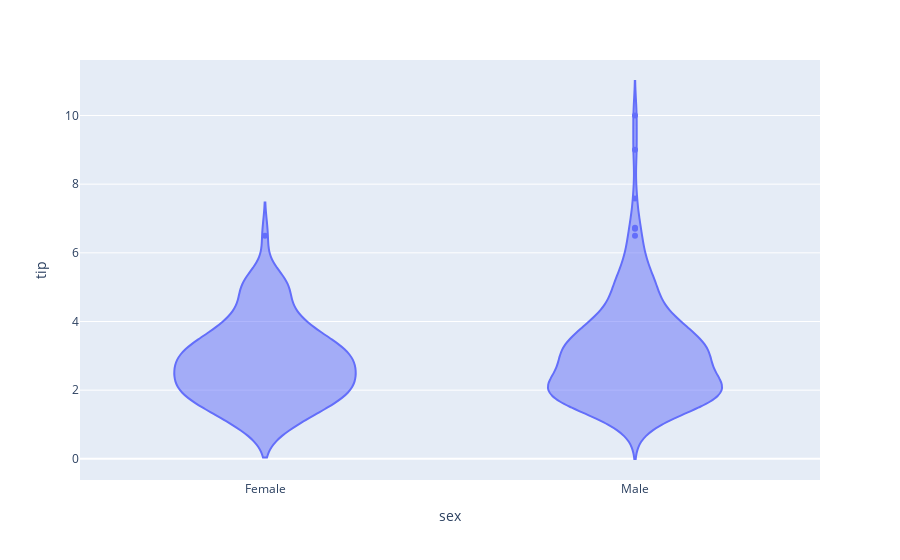

Notebook code for this chart:
### Markdown cell above
<table align="left">
    <tr>
        <td width="6%">
            <img src="question_icon.png">
        </td>
        <td>
            <div align="left", style="font-size:120%">
                <font color="#21618C">
                    <b> 15. Using the 'tips' data from seaborn, plot a violin plot for 'tips' based on the 'sex'
                    </b>
                </font>
            </div>
        </td>
    </tr>
</table>

### Code cell
df_tips=sns.load_dataset('tips')
fig1=px.violin(df_tips,x='sex',y='tip')
fig1.show()

### Figure 1 — Plotly figure (JSON) as saved in the notebook; plotly's stock layout.template omitted (floating-point values rounded to 4 significant figures; data arrays with more than 128 entries replaced by an {"elided": "..."} marker saying what was removed)
{"data": [{"alignmentgroup": "True", "box": {"visible": false}, "hovertemplate": "sex=%{x}<br>tip=%{y}<extra></extra>", "legendgroup": "", "marker": {"color": "#636efa"}, "name": "", "offsetgroup": "", "orientation": "v", "scalegroup": "True", "showlegend": false, "type": "violin", "x": {"elided": "244 str values"}, "x0": " ", "xaxis": "x", "y": {"elided": "244 float values"}, "y0": " ", "yaxis": "y"}], "layout": {"legend": {"tracegroupgap": 0}, "margin": {"t": 60}, "violinmode": "group", "xaxis": {"anchor": "y", "domain": [0, 1], "title": {"text": "sex"}}, "yaxis": {"anchor": "x", "domain": [0, 1], "title": {"text": "tip"}}}}
